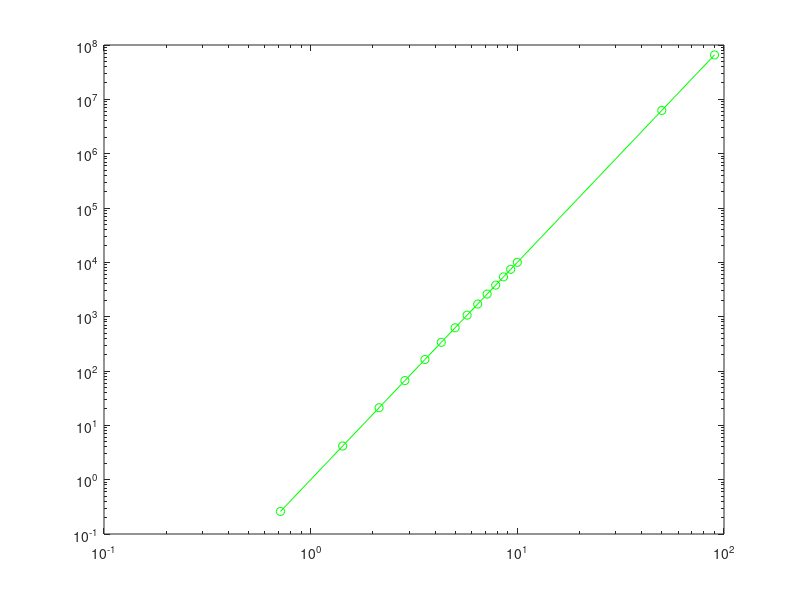

This chart was generated by the following MATLAB code:
%% Logarithmic Scaling Information
% by Albert Ticona Jr.
%%
% Some data sets usually use a form of scaling such that on either or both 
% the x and y axis, an tick x represents C^x, (a =10 is a standard use). 
% This is known as logarithmic scaling. Logarithmic scaling is generally 
% used a lot in the analysis of scientific data, because it helps in 
% reducing power laws and exponential functions into linear forms. For 
% example, if one were fitting data that seemed to follow an exponential 
% pattern, the form of such a curve fit would usually be  y = a * b^x, 
% it would be messy to find the parameters of such a function. Example 1 in 
% Matlab:
x = linspace(1, 30, 15);
x = [x 100 205];
plot(x, 10.^x, '-ob')
%%
% It doesn't look very nice since we can not see most of the data. It would 
% be more useful if we changed the scaling in such a way that more of the 
% data can be seen. Observe, if we took the fit of the form y = a*b^x and 
% took the logarithm of both sides then: 
% log(y) = log(a*b^x)  =>  log(y) = log(a) + log(b^x)   
% =>  log(y) = log(a) + x*log(b). 
% In a semi-logarithmic plot the logarithmic scaling is along the y-axis, 
% where it is most useful in transforming a curve of the form y = a*b^x to
% a curve of the form, y' = cx + d  where y' = log(y). It is also possible 
% to apply the logarithmic scaling along the x-axis, and is more useful 
% when plotting the logarithmic function y = a*log(x) + b. 
%
% In Matlab, it possible to create a semi-logarithmic plot by using either 
% of the functions semilogx(), or semilogy(). The input of the functions 
% is in the same format as the plot function, where an input data vector x 
% and its range vector y is required, and specifications can be made to 
% change the format of the line used to connect the data points. Example 1 
% cont:
semilogy(x, 10.^x, '-or')
%%
% In a log-log plot, both axes are scaled to a logarithmic scale (usually 
% an increment represents 10^x), and is often applied to power laws. It is 
% the same deal as with the semi-log plots. Example2: Suppose I wanted to 
% deal with data that fit on a power law curve x^4:
clf
x = linspace(0, 10, 15);
x = [x 50 90];
plot(x, x.^4, '-ob')
%%
% A bigger problem exists in that for some data points, it is not clear by 
% how much they deviate from a power law fit. In the example above, one 
% way that would help clear up the mess would be to omit the outliers of 
% the set, so as to focus on the cluster of data. However, an even more 
% efficient way would be to change the x and y scale to a logarithmic scale. 
% Notice, the curve fit of a power law would be of the form y = c*x^n where 
% n is some rational number. With log-log scaling, you would apply the 
% logarithm to both sides and get: 
% log(y) = log(c*x^n)  
% =>  log(y) = log(c) + log(x^n) 
% => log(y) = log(c) + n*log(x). 
% So the log-log scaling of the curve would take a linear form, 
% y1 = b1 + n*x1 where y1 = log(y), x1 = log(x). Example 2 (cont.):
loglog(x,x.^4,'-or');
%%
% Now we can have a clearer view of the majority of the data without 
% omitting the data outliers. This will help us a lot in analyzing our data, 
% but for now you can see that applying a logarithmic scale is an efficient 
% way of making your plots look clearer, and one of the best ways to notice 
% certain trends in the data (in this case, the trend is that the 
% non-logarithmic data follows a power relation y = x^4). 
%
% In Matlab, it is possible to set a log-log scaling by using the function 
% loglog(x,y). The function works in the same manner as the plot function,
% where x is the list of domain values, and y is the list of range values.
% It is important to mention that in using any of the logarithmic scaling 
% functions, you must have domain/ range values to have all positive 
% values. Remember, the logarithm of a number cannot be expressed if the 
% number is negative or positive. The logarithm of a number returns the 
% power of the base (which in this case is 10) which gives that number, but 
% no power of any base could ever give a negative number or zero. For 
% example, 10^0 = 1 and 10^(-4) = .0001, but I will never find an x such 
% that 10^x = -32. In Matlab, if your x or y vector has negative values,
% Matlab will print Warning: Negative values ignored and then plot only the 
% positive values. Example 2 (again):
x = [0 x -1 -12];
loglog(x,x.^4,'-og')
